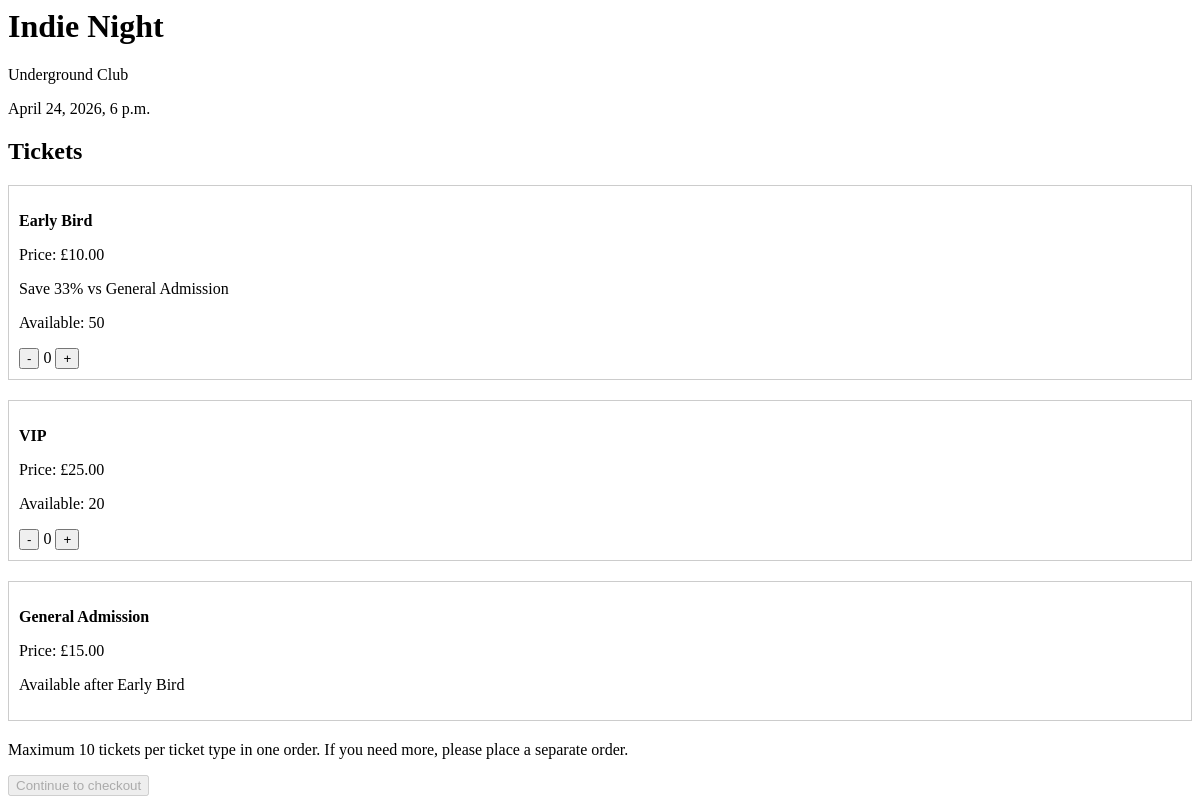
The app's page /event/1/, older data.
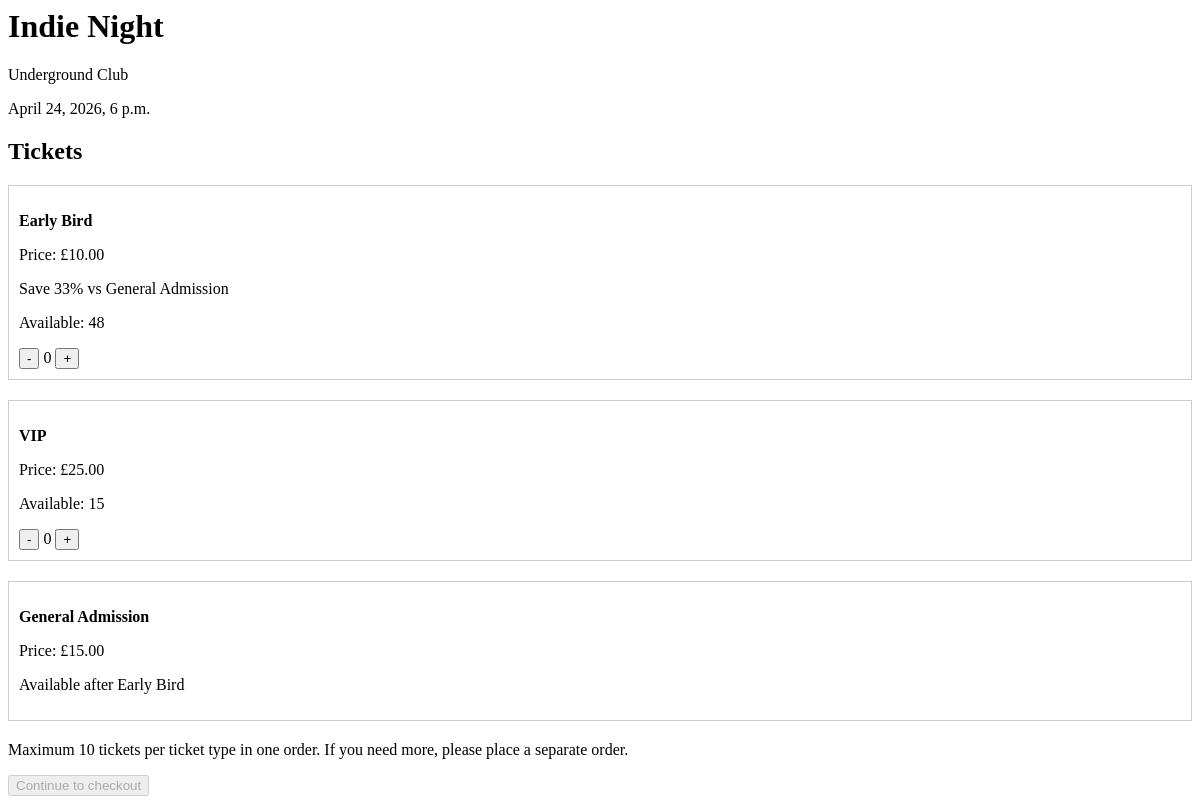
The same page, newer data.
### events/models.py (models this page shows)
class TicketType(models.Model):
    name = models.CharField(max_length=255)
    price = models.DecimalField(max_digits=6, decimal_places=2)
    event = models.ForeignKey(Event, on_delete=models.CASCADE, related_name='ticket_types')
    total_quantity = models.IntegerField()
    available_quantity = models.IntegerField()
    is_active = models.BooleanField(default=True)
    def save(self, *args, **kwargs):
        if self.available_quantity is None:
            self.available_quantity = self.total_quantity
        super().save(*args, **kwargs)
    def __str__(self):
        return f"{self.name} - {self.event.name}"

### events/views.py (the view)
# urls.py: path('event/<int:event_id>/', views.event_detail, name='event_detail'),
def event_detail(request, event_id):
    release_expired_orders()
    event = Event.objects.get(id=event_id)
    tickets = event.ticket_types.all()
    general_admission_ticket = None
    for ticket in tickets:
        if ticket.name.lower() == "general admission":
            general_admission_ticket = ticket
            break
    print("GA ticket:", general_admission_ticket)
    ticket_data = []
    for ticket in tickets:
        save_percent = None
        if general_admission_ticket and ticket.price < general_admission_ticket.price:
            save_percent = round(
                ((general_admission_ticket.price - ticket.price) / general_admission_ticket.price) * 100
            )
        reserved_qty = 0
        pending_items = OrderItem.objects.filter(
            ticket_type=ticket,
            order__status='pending',
            order__expires_at__isnull=False,
            order__expires_at__gt=timezone.now()
        )
        for pending_item in pending_items:
            reserved_qty += pending_item.quantity
        effective_available = ticket.available_quantity - reserved_qty
        ticket_data.append({
            'ticket': ticket,
            'save_percent': save_percent,
            'effective_available': effective_available
        })
    return render(request, 'events/event_detail.html', {
        'event': event,
        'ticket_data': ticket_data
    })

### events/views.py (called while the page is built)
def release_expired_orders():
    print("CLEANER RAN")
    expired_orders = Order.objects.filter(
        status='pending',
        expires_at__isnull=False,
        expires_at__lt=timezone.now()
    )
    print("EXPIRED ORDERS FOUND:", expired_orders.count())
    for order in expired_orders:
        items = OrderItem.objects.filter(order=order)
        for item in items:
            ticket = item.ticket_type
            ticket.available_quantity += item.quantity
            ticket.save()
        order.status = 'expired'
        order.save()

### events/templates/events/event_detail.html (shortened to what this page needs)
<h1>{{ event.name }}</h1>
<p>{{ event.venue }}</p>
<p>{{ event.date }}</p>
<h2>Tickets</h2>
{% for item in ticket_data %}
    {% with ticket=item.ticket save=item.save_percent effective=item.effective_available %}
        <div style="margin-bottom:20px; border:1px solid #ccc; padding:10px;">
            <p><strong>{{ ticket.name }}</strong></p>
            <p>Price: £<span class="unit-price">{{ ticket.price }}</span></p>
            {% if save %}
                <p>Save {{ save }}% vs General Admission</p>
            {% endif %}
            {% if ticket.is_active %}
                <p>Available: {{ effective }}</p>
                <div class="ticket-box" data-ticket-name="{{ ticket.name }}" data-max="{% if effective < 10 %}{{ effective }}{% else %}10{% endif %}">
                    <button type="button" onclick="decrease(this)">-</button>
                    <span class="qty">0</span>
                    <button type="button" onclick="increase(this)">+</button>
                </div>
            {% else %}
                <p>Available after Early Bird</p>
            {% endif %}
        </div>
    {% endwith %}
{% endfor %}
<p>Maximum 10 tickets per ticket type in one order. If you need more, please place a separate order.</p>
<button type="button" id="checkout-btn" onclick="goToCheckout()" disabled>
    Continue to checkout
</button>

Row changes from the older to the newer data that the page shows:
changed TicketType "Early Bird": effective_available "50" → "48"
changed TicketType "VIP": effective_available "20" → "15"
